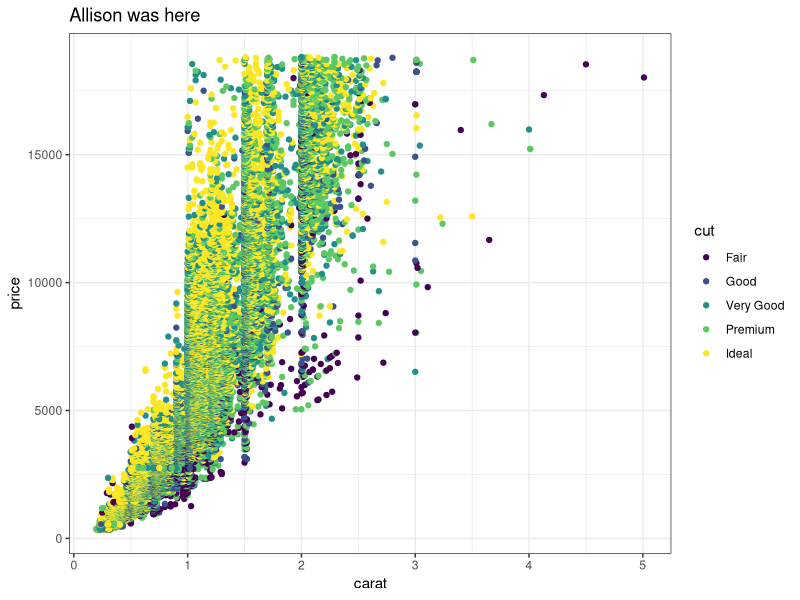
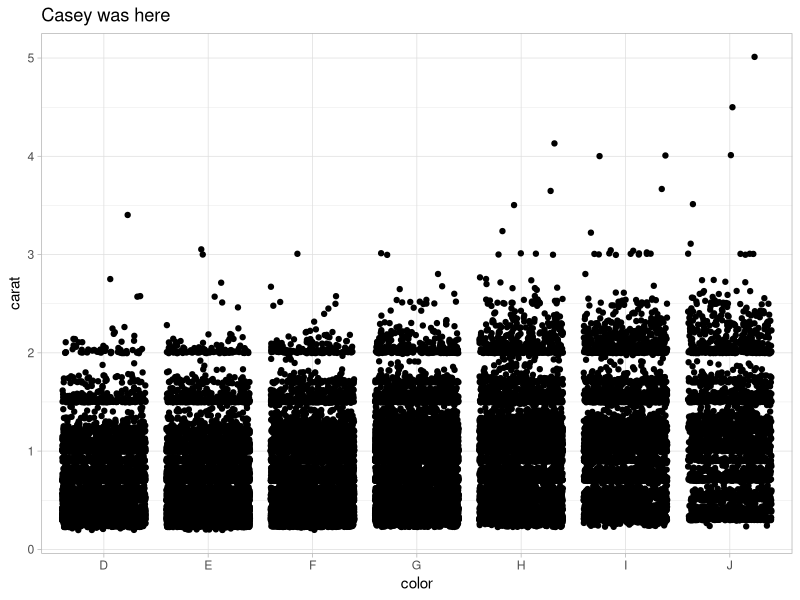

The R source for these figures, in order:
## ---- chunk 1
knitr::opts_chunk$set(echo = TRUE)
library(tidyverse)
## ---- chunk 2
# Partner 1: 
# Run the code below to see the original graph
# Change the code below to make the point color change based on 'cut', and update the theme to theme_bw(). Update the title to include your first name. 

ggplot(data = diamonds, aes(x = carat, y = price)) +
  geom_point(aes(color = cut)) +
  theme_bw() +
  labs(title = "Allison was here")
## ---- chunk 3
# Partner 2: 
# Run the code below to see the original graph
# Change the code below to make the geom a geom_jitter, and update the theme to theme_light. Update the title to include your first name. 

ggplot(data = diamonds, aes(x = color, y = carat)) +
  geom_jitter() +
  theme_light() +
  labs(title = "Casey was here")
## ---- chunk 4
# Here's my updates! 

good_diamonds <- diamonds %>% 
  filter(cut == "Good")
## ---- chunk 5
